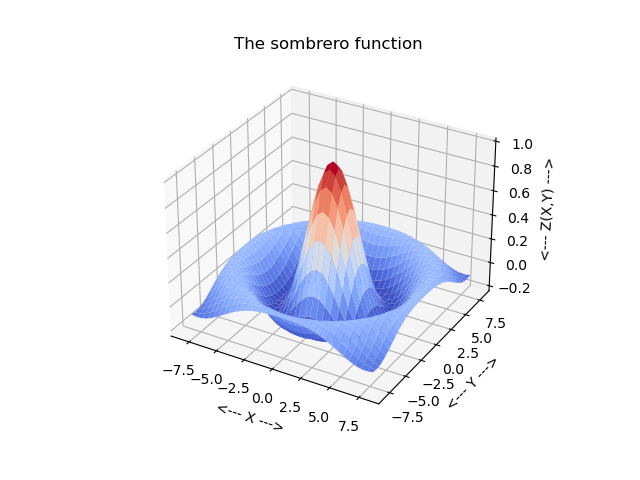

Python code for this plot:
#! /usr/bin/env python3
#
def sombrero_surface ( ):

#*****************************************************************************80
#
## sombrero_surface() draws a surface plot of "Mexican hat" data.
#
#  Licensing:
#
#    This code is distributed under the MIT license.
#
#  Modified:
#
#    24 May 2022
#
#  Author:
#
#    John Burkardt
#
  from matplotlib import cm
  from mpl_toolkits.mplot3d import Axes3D
  import matplotlib
  import matplotlib.pyplot as plt
  import numpy as np
  import platform

  print ( '' )
  print ( 'sombrero_surface():' )
  print ( '  python version:     ' + platform.python_version ( ) )
  print ( '  numpy version:      ' + np.version.version )
  print ( '  matplotlib version: ' + matplotlib.__version__ )
  print ( '  Make a surface plot Z(X,Y) of sombrero data.' )
#
#  Set up X, Y grid and Z data.
#
  xvec = np.linspace( -8.0, 8.0, 33 )
  yvec = np.linspace( -8.0, 8.0, 33 )
  xmat, ymat = np.meshgrid ( xvec, yvec )
  rmat = np.sqrt ( xmat**2 + ymat**2 )
  zmat = np.sin ( rmat ) / rmat 
  zmat[rmat == 0] = 1.0
#
#  Form the figure.
#
  fig = plt.figure ( )
  ax = fig.add_subplot ( 111, projection='3d' )
  ax.plot_surface ( xmat, ymat, zmat, \
    cmap = cm.coolwarm, edgecolor = 'none' )
  ax.set_title ( 'The sombrero function' )
  ax.set_xlabel ( '<--- X --->' )
  ax.set_ylabel ( '<--- Y --->' )
  ax.set_zlabel ( '<--- Z(X,Y) --->' )
  filename = 'sombrero_surface.png'
  plt.savefig ( filename )
  print ( '  Graphics saved as "' + filename + '"' )
  plt.show ( block = False )
  plt.close ( )
#
#  Terminate.
#
  print ( '' )
  print ( 'sombrero_surface():' )
  print ( '  Normal end of execution.' )
  return

def timestamp ( ):

#*****************************************************************************80
#
## timestamp() prints the date as a timestamp.
#
#  Licensing:
#
#    This code is distributed under the MIT license. 
#
#  Modified:
#
#    06 April 2013
#
#  Author:
#
#    John Burkardt
#
  import time

  t = time.time ( )
  print ( time.ctime ( t ) )

  return

if ( __name__ == '__main__' ):
  timestamp ( )
  sombrero_surface ( )
  timestamp ( )
 
